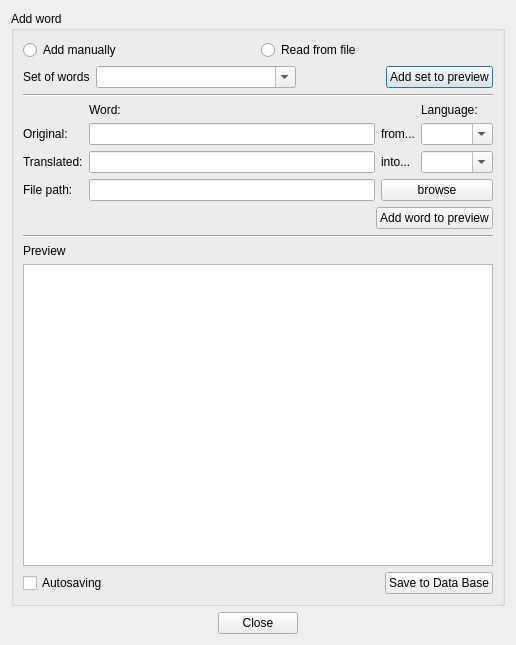
<?xml version="1.0" encoding="UTF-8"?>
<ui version="4.0">
 <class>AddNewWordDialog</class>
 <widget class="QDialog" name="AddNewWordDialog">
  <property name="geometry">
   <rect>
    <x>0</x>
    <y>0</y>
    <width>516</width>
    <height>645</height>
   </rect>
  </property>
  <property name="windowTitle">
   <string>Add Words</string>
  </property>
  <layout class="QVBoxLayout" name="verticalLayout_3">
   <item>
    <widget class="QGroupBox" name="addWordGroupBox">
     <property name="title">
      <string>Add word</string>
     </property>
     <layout class="QVBoxLayout" name="verticalLayout">
      <item>
       <layout class="QHBoxLayout" name="horizontalLayout_6">
        <item>
         <widget class="QRadioButton" name="addRadioButton">
          <property name="text">
           <string>Add manually</string>
          </property>
         </widget>
        </item>
        <item>
         <widget class="QRadioButton" name="readRadioButton">
          <property name="text">
           <string>Read from file</string>
          </property>
         </widget>
        </item>
       </layout>
      </item>
      <item>
       <layout class="QHBoxLayout" name="horizontalLayout">
        <item>
         <widget class="QLabel" name="setLabel">
          <property name="text">
           <string>Set of words</string>
          </property>
          <property name="buddy">
           <cstring>setComboBox</cstring>
          </property>
         </widget>
        </item>
        <item>
         <widget class="QComboBox" name="setComboBox">
          <property name="minimumSize">
           <size>
            <width>200</width>
            <height>0</height>
           </size>
          </property>
          <property name="editable">
           <bool>true</bool>
          </property>
         </widget>
        </item>
        <item>
         <spacer name="horizontalSpacer">
          <property name="orientation">
           <enum>Qt::Horizontal</enum>
          </property>
          <property name="sizeHint" stdset="0">
           <size>
            <width>40</width>
            <height>20</height>
           </size>
          </property>
         </spacer>
        </item>
        <item>
         <widget class="QPushButton" name="addSetBtn">
          <property name="text">
           <string>Add set to preview</string>
          </property>
         </widget>
        </item>
       </layout>
      </item>
      <item>
       <widget class="Line" name="line">
        <property name="orientation">
         <enum>Qt::Horizontal</enum>
        </property>
       </widget>
      </item>
      <item>
       <layout class="QGridLayout" name="gridLayout">
        <item row="0" column="1">
         <widget class="QLabel" name="wordLabel">
          <property name="text">
           <string>Word:</string>
          </property>
         </widget>
        </item>
        <item row="0" column="3">
         <widget class="QLabel" name="languageLabel">
          <property name="text">
           <string>Language:</string>
          </property>
         </widget>
        </item>
        <item row="1" column="0">
         <widget class="QLabel" name="originalLabel">
          <property name="text">
           <string>Original:</string>
          </property>
          <property name="buddy">
           <cstring>originalLineEdit</cstring>
          </property>
         </widget>
        </item>
        <item row="1" column="1">
         <widget class="QLineEdit" name="originalLineEdit"/>
        </item>
        <item row="1" column="3">
         <widget class="QComboBox" name="languageOriginalComboBox">
          <property name="editable">
           <bool>true</bool>
          </property>
         </widget>
        </item>
        <item row="2" column="0">
         <widget class="QLabel" name="translatedLabel">
          <property name="text">
           <string>Translated:</string>
          </property>
          <property name="buddy">
           <cstring>translatedLineEdit</cstring>
          </property>
         </widget>
        </item>
        <item row="2" column="1">
         <widget class="QLineEdit" name="translatedLineEdit"/>
        </item>
        <item row="2" column="3">
         <widget class="QComboBox" name="languageTranslatedComboBox">
          <property name="editable">
           <bool>true</bool>
          </property>
         </widget>
        </item>
        <item row="3" column="2" colspan="2">
         <widget class="QPushButton" name="browseButton">
          <property name="text">
           <string>browse</string>
          </property>
         </widget>
        </item>
        <item row="3" column="1">
         <widget class="QLineEdit" name="filePathLineEdit"/>
        </item>
        <item row="3" column="0">
         <widget class="QLabel" name="fileNameLabel">
          <property name="text">
           <string>File path:</string>
          </property>
          <property name="buddy">
           <cstring>filePathLineEdit</cstring>
          </property>
         </widget>
        </item>
        <item row="1" column="2">
         <widget class="QLabel" name="fromLabel">
          <property name="text">
           <string>from...</string>
          </property>
         </widget>
        </item>
        <item row="2" column="2">
         <widget class="QLabel" name="intoLabel">
          <property name="text">
           <string>into...</string>
          </property>
         </widget>
        </item>
       </layout>
      </item>
      <item>
       <layout class="QHBoxLayout" name="horizontalLayout_4">
        <item>
         <spacer name="horizontalSpacer_3">
          <property name="orientation">
           <enum>Qt::Horizontal</enum>
          </property>
          <property name="sizeHint" stdset="0">
           <size>
            <width>40</width>
            <height>20</height>
           </size>
          </property>
         </spacer>
        </item>
        <item>
         <widget class="QPushButton" name="addButton">
          <property name="text">
           <string>Add word to preview</string>
          </property>
         </widget>
        </item>
       </layout>
      </item>
      <item>
       <widget class="Line" name="line_3">
        <property name="orientation">
         <enum>Qt::Horizontal</enum>
        </property>
       </widget>
      </item>
      <item>
       <widget class="QLabel" name="label">
        <property name="text">
         <string>Preview</string>
        </property>
       </widget>
      </item>
      <item>
       <widget class="QTreeView" name="previewView"/>
      </item>
      <item>
       <layout class="QHBoxLayout" name="horizontalLayout_2">
        <item>
         <widget class="QCheckBox" name="autosavingCheckBox">
          <property name="toolTip">
           <string>Save preview to data base each time when set or new word added</string>
          </property>
          <property name="text">
           <string>Autosaving</string>
          </property>
         </widget>
        </item>
        <item>
         <spacer name="horizontalSpacer_2">
          <property name="orientation">
           <enum>Qt::Horizontal</enum>
          </property>
          <property name="sizeHint" stdset="0">
           <size>
            <width>40</width>
            <height>20</height>
           </size>
          </property>
         </spacer>
        </item>
        <item>
         <widget class="QPushButton" name="saveBtn">
          <property name="text">
           <string>Save to Data Base</string>
          </property>
         </widget>
        </item>
       </layout>
      </item>
     </layout>
    </widget>
   </item>
   <item>
    <layout class="QHBoxLayout" name="horizontalLayout_5">
     <item>
      <spacer name="horizontalSpacer_4">
       <property name="orientation">
        <enum>Qt::Horizontal</enum>
       </property>
       <property name="sizeHint" stdset="0">
        <size>
         <width>40</width>
         <height>20</height>
        </size>
       </property>
      </spacer>
     </item>
     <item>
      <widget class="QPushButton" name="closeBtn">
       <property name="text">
        <string>Close</string>
       </property>
      </widget>
     </item>
     <item>
      <spacer name="horizontalSpacer_5">
       <property name="orientation">
        <enum>Qt::Horizontal</enum>
       </property>
       <property name="sizeHint" stdset="0">
        <size>
         <width>40</width>
         <height>20</height>
        </size>
       </property>
      </spacer>
     </item>
    </layout>
   </item>
  </layout>
 </widget>
 <tabstops>
  <tabstop>addRadioButton</tabstop>
  <tabstop>readRadioButton</tabstop>
  <tabstop>setComboBox</tabstop>
  <tabstop>addSetBtn</tabstop>
  <tabstop>originalLineEdit</tabstop>
  <tabstop>translatedLineEdit</tabstop>
  <tabstop>languageOriginalComboBox</tabstop>
  <tabstop>languageTranslatedComboBox</tabstop>
  <tabstop>filePathLineEdit</tabstop>
  <tabstop>browseButton</tabstop>
  <tabstop>addButton</tabstop>
  <tabstop>previewView</tabstop>
  <tabstop>saveBtn</tabstop>
  <tabstop>closeBtn</tabstop>
 </tabstops>
 <resources/>
 <connections>
  <connection>
   <sender>closeBtn</sender>
   <signal>clicked()</signal>
   <receiver>AddNewWordDialog</receiver>
   <slot>reject()</slot>
   <hints>
    <hint type="sourcelabel">
     <x>204</x>
     <y>443</y>
    </hint>
    <hint type="destinationlabel">
     <x>308</x>
     <y>444</y>
    </hint>
   </hints>
  </connection>
 </connections>
</ui>
